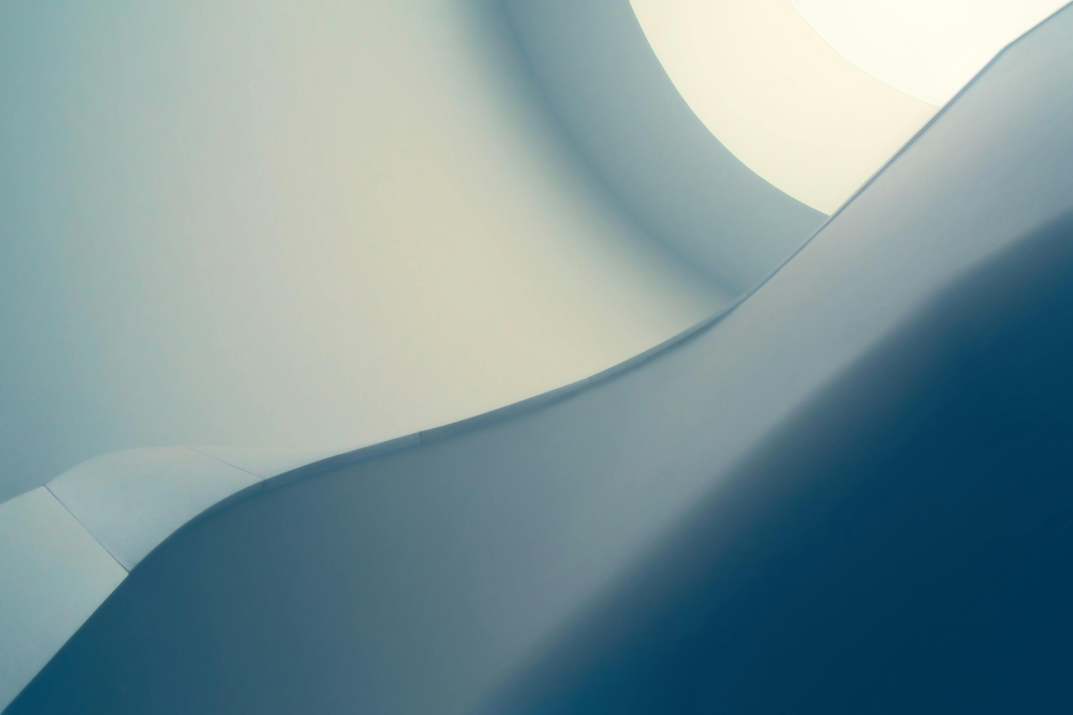
#> input picture background.jpg, 5363 x 3575 px (shown at 1/5 size)
$ python -i weather_gui.py   (imports and definitions only)
#> lines starting #> are read from the running program, lines starting #| are printed output that depends on the picture
import tkinter as tk
from tkinter import messagebox
from datetime import datetime
from PIL import Image, ImageTk
import os, random
from api_client import geocode_city, get_current_weather

# -------------------- Paths --------------------
ICON_PATH = "icons"
BG_PATH = "background.jpg"  # your high-res background

# [4 lines left out: function load_icon, not called in this run]

def start_gui():
    root = tk.Tk()
    root.title("Weather App")
    root.state("zoomed")
    root.resizable(True, True)

    width = root.winfo_screenwidth()
    height = root.winfo_screenheight()

    canvas = tk.Canvas(root, width=width, height=height, highlightthickness=0)
    canvas.pack(fill="both", expand=True)

    # ------------------- Background Image -------------------
    bg_orig_full = Image.open(BG_PATH)
#> bg_orig_full is the input picture: PIL image 5363x3575 RGB; mean R, G, B 123.9, 148.2, 152.6
    bg_w, bg_h = bg_orig_full.size
#> bg_w = 5363; bg_h = 3575
    screen_ratio = width / height
    img_ratio = bg_w / bg_h
#> img_ratio = 1.5
    if img_ratio > screen_ratio:
        new_height = height
        new_width = int(bg_w * (height / bg_h))
    else:
        new_width = width
        new_height = int(bg_h * (width / bg_w))
#> new_height = 1279
    bg_img_orig = bg_orig_full.resize((new_width, new_height), Image.Resampling.LANCZOS)
    left = (new_width - width) // 2
    top = (new_height - height) // 2
#> top = 99
    bg_img_orig = bg_img_orig.crop((left, top, left + width, top + height))
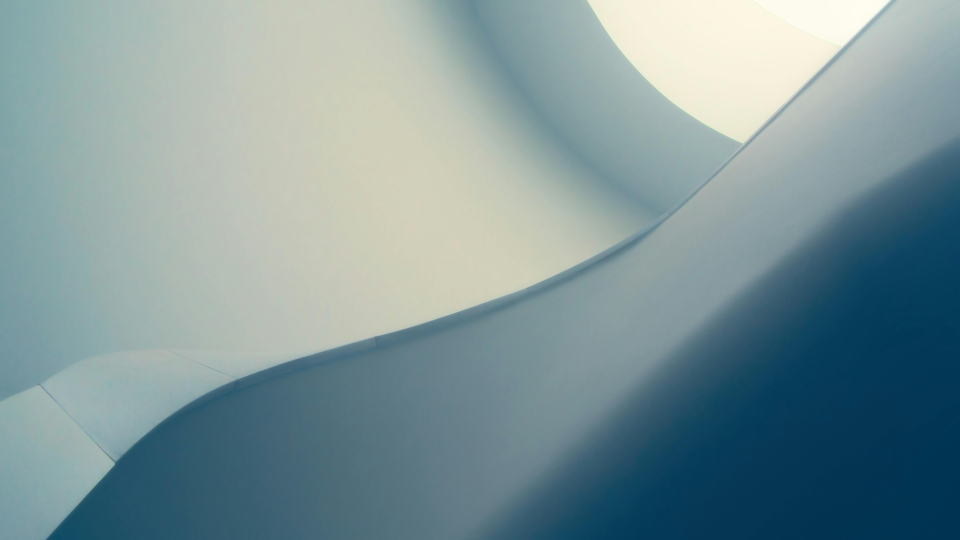
#> bg_img_orig: PIL image 1920x1080 RGB (shown at 1/2 size); mean R, G, B 126, 149.5, 153.3
    bg_img = ImageTk.PhotoImage(bg_img_orig)
    canvas_bg = canvas.create_image(0, 0, anchor="nw", image=bg_img)
    canvas.bg_img = bg_img

    # ------------------- Gradient Overlay -------------------
    gradient_schedule = [
        (6, 9, "#FFA500", "#FFD580"),
        (9, 18, "#74b9ff", "#a29bfe"),
        (18, 20, "#FF7F50", "#2c3e50"),
        (20, 6, "#0f2027", "#2c5364")
    ]
    def get_current_gradient():
        now_hour = datetime.now().hour
        for start, end, top, bottom in gradient_schedule:
            if start < end:
                if start <= now_hour < end: return top, bottom
            else:
                if now_hour >= start or now_hour < end: return top, bottom
        return "#74b9ff", "#a29bfe"

    def draw_gradient_smooth():
        canvas.delete("gradient")
        top_color, bottom_color = get_current_gradient()
        for i in range(height):
            r1,g1,b1=root.winfo_rgb(top_color)
            r2,g2,b2=root.winfo_rgb(bottom_color)
            r=int(r1 + (r2 - r1) * i / height) >> 8
            g=int(g1 + (g2 - g1) * i / height) >> 8
            b=int(b1 + (b2 - b1) * i / height) >> 8
            hex_color = f"#{r:02x}{g:02x}{b:02x}"
            canvas.create_line(0, i, width, i, tags="gradient", fill=hex_color)
        canvas.tag_lower("gradient", canvas_bg)
        root.after(1000, draw_gradient_smooth)
    draw_gradient_smooth()

    # ------------------- Toolbar -------------------
    toolbar = tk.Frame(root, bg="#1e3c72")
    canvas.create_window(width//2, 80, window=toolbar)
    city_entry = tk.Entry(toolbar,font=("Helvetica",14),width=25,relief="flat",bd=0)
    city_entry.grid(row=0,column=0,padx=5,ipady=5); city_entry.insert(0,"London")
    city_entry.configure(highlightthickness=2,highlightbackground="white",highlightcolor="#74b9ff")

    # [4 lines left out: function style_btn, not called in this run]

    search_btn = tk.Button(toolbar,text="🔍 Search"); style_btn(search_btn); search_btn.grid(row=0,column=1,padx=5)
    loc_btn = tk.Button(toolbar,text="🌍 My Location"); style_btn(loc_btn,bg="#34495e"); loc_btn.grid(row=0,column=2,padx=5)
    refresh_btn = tk.Button(toolbar,text="🔄 Refresh"); style_btn(refresh_btn,bg="#34495e"); refresh_btn.grid(row=0,column=3,padx=5)

    # ------------------- Main Weather Labels -------------------
    temp_label = tk.Label(root,text="--°",font=("Helvetica",80,"bold"), fg="white", bg="#1e3c72")
    canvas.create_window(width//2,height//4,window=temp_label)
    condition_label = tk.Label(root,text="",font=("Helvetica",22), fg="white", bg="#1e3c72")
    canvas.create_window(width//2,height//4+80,window=condition_label)
    datetime_label = tk.Label(root,text="",font=("Helvetica",14), fg="white", bg="#1e3c72")
    canvas.create_window(width//2,height//4+120,window=datetime_label)

    icon_label = tk.Label(root,bg="#1e3c72")
    canvas.create_window(width//2,height//4-80,window=icon_label)
    sun_img_orig = load_icon("sun.png",(120,120))
    sun_angle = 0
    # [7 lines left out: function rotate_sun, not called in this run]

    # ------------------- Modern Rounded Bottom Panel -------------------
    panel_width = int(width*0.7)
    panel_height = int(height*0.4)
    panel_x = width//2 - panel_width//2
    panel_y = int(height*0.55)
    panel_radius = 25

    shadow = canvas.create_rectangle(panel_x+5, panel_y+5, panel_x+panel_width+5, panel_y+panel_height+5,
                                     fill="#dcdcdc", outline="", width=0)
    # [7 lines left out: function create_rounded_panel, not called in this run]

    panel_bg = create_rounded_panel(panel_x, panel_y, panel_width, panel_height, panel_radius, "#ffffff")

    # ------------------- Panel Content -------------------
    content_pad = 30
    current_y = panel_y + content_pad

    # Location
    location_label = tk.Label(root, text="", font=("Helvetica", 18, "bold"), bg="#ffffff", fg="#2c3e50")
    canvas.create_window(width//2, current_y, window=location_label)
    current_y += 50

    # Temperature + Condition
    temp_cond_frame = tk.Frame(root, bg="#ffffff")
    canvas.create_window(width//2, current_y, window=temp_cond_frame)
    temp_label_panel = tk.Label(temp_cond_frame, text="--°", font=("Helvetica", 48, "bold"), bg="#ffffff", fg="#2c3e50")
    temp_label_panel.pack(side="left")
    condition_label_panel = tk.Label(temp_cond_frame, text="", font=("Helvetica", 20), bg="#ffffff", fg="#2c3e50")
    condition_label_panel.pack(side="left", padx=20)
    current_y += 100

    # Additional info
    info_frame = tk.Frame(root, bg="#ffffff")
    canvas.create_window(width//2, current_y, window=info_frame)
    info_labels = {}
    for key in ["Feels like", "Humidity", "Pressure", "Wind"]:
        lbl = tk.Label(info_frame, text=f"{key}: --", font=("Helvetica", 14), bg="#ffffff", fg="#2c3e50", width=20, anchor="w")
        lbl.pack(pady=2)
        info_labels[key] = lbl
    current_y += 100

    # ------------------- Mini forecast boxes -------------------
    forecast_canvas = tk.Canvas(root, width=panel_width, height=panel_height//3, bg="#ffffff", highlightthickness=0)
    canvas.create_window(width//2, panel_y+panel_height - panel_height//6, window=forecast_canvas)

    forecast_labels=[]
    forecast_box_width = 120
    forecast_box_height = 90
    forecast_box_radius = 15
    spacing = 20

    # [7 lines left out: function create_forecast_box, not called in this run]

    for i in range(4):
        fx = i*(forecast_box_width + spacing) - ((4-1)*(forecast_box_width+spacing))//2
        fy = 10
        box = create_forecast_box(forecast_canvas, fx, fy, forecast_box_width, forecast_box_height, forecast_box_radius)
        lbl = tk.Label(forecast_canvas, text="--°\n--:--", font=("Helvetica", 12), bg="#ecf0f1", fg="#2c3e50")
        forecast_canvas.create_window(fx+forecast_box_width//2, fy+forecast_box_height//2, window=lbl)
        forecast_labels.append(lbl)

    # ------------------- Weather Effects -------------------
    cloud_items, rain_items = [], []

    # [77 lines left out: functions create_clouds, move_clouds, create_rain, move_rain, clear_effects, fetch_weather, not called in this run]

    search_btn.config(command=lambda: fetch_weather())
    refresh_btn.config(command=lambda: fetch_weather(city_entry.get()))
    loc_btn.config(command=lambda: fetch_weather("New York"))
    city_entry.bind("<Return>", lambda e: fetch_weather())
    fetch_weather("London")

    root.mainloop()

# [2 lines not run here, left out]

#> (the run stopped early here; a loop or call above may not have finished)
